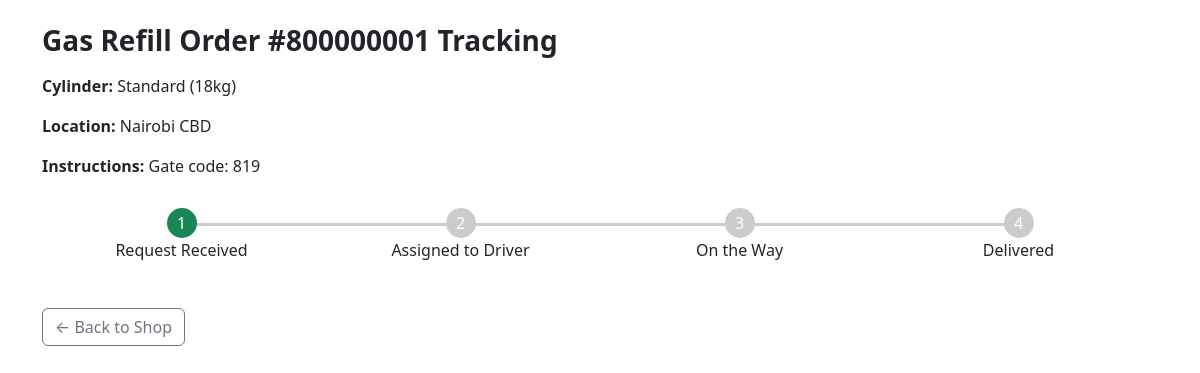
/gasrefill/tracking/800000001 (signed in), run on the app's committed database.
### tables this page shows
CREATE TABLE `GasRefillOrders` (
    `order_id` INTEGER PRIMARY KEY AUTOINCREMENT,
    `customer_id` INTEGER NOT NULL,
    `cylinder_type` TEXT NOT NULL,
    `size_kg` TEXT NOT NULL,
    `location` TEXT NOT NULL,
    `instructions` TEXT,
    `status` TEXT DEFAULT 'Pending',
    `order_timestamp` REAL NOT NULL,
    FOREIGN KEY(`customer_id`) REFERENCES `Users`(`user_id`)
);

### routes/gasrefill.py (the view)
@gasrefill_bp.route("/gasrefill/tracking/<int:order_id>")
@login_required
def order_tracking(order_id):
    conn = get_db_connection()
    cursor = conn.cursor()
    cursor.execute("""
        SELECT g.*, u.first_name, u.last_name
        FROM GasRefillOrders g
        JOIN Users u ON g.customer_id = u.user_id
        WHERE g.order_id = ?
    """, (order_id,))
    order = cursor.fetchone()
    conn.close()
    if not order or (order['customer_id'] != getattr(current_user, 'user_id', None)):
        flash("Order not found or access denied.", "danger")
        return redirect(url_for("gasrefill.gas_refill_form"))
    status_steps = {
        "Pending": 0,
        "Assigned": 1,
        "In Transit": 2,
        "Delivered": 3
    }
    current_step = status_steps.get(order['status'], 0)
    steps = [
        {"label": "Request Received", "active": current_step >= 0},
        {"label": "Assigned to Driver", "active": current_step >= 1},
        {"label": "On the Way", "active": current_step >= 2},
        {"label": "Delivered", "active": current_step >= 3}
    ]
    return render_template("gasrefill/order_tracking.html", order=order, steps=steps)

### app.py (called while the page is built, shortened)
@login_manager.user_loader
def load_user(user_id):
    conn = sqlite3.connect(shopfleetdb)
    conn.row_factory = sqlite3.Row
    cursor = conn.cursor()
    cursor.execute(
        "SELECT user_id, first_name, last_name, email, 'customer' as role FROM Users WHERE user_id = ?",
        (user_id,),
    )
    row = cursor.fetchone()
    if row:
        conn.close()
        return UserObject(row['user_id'], row['first_name'], row['last_name'], row['email'], row['role'])

### routes/gasrefill.py (called while the page is built)
def get_db_connection():
    conn = sqlite3.connect(DB_PATH)
    conn.row_factory = sqlite3.Row
    return conn

### templates/gasrefill/order_tracking.html (shortened to what this page needs)
<!DOCTYPE html>
<html lang="en">
<head>
  <link href="https://cdn.jsdelivr.net/npm/bootstrap@5.3.0/dist/css/bootstrap.min.css" rel="stylesheet"/>
  <link href="{{ url_for('static', filename='css/styles.css') }}" rel="stylesheet">
</head>
<body class="container mt-4">
  <h3 class="fw-bold mb-3">Gas Refill Order #{{ order['order_id'] }} Tracking</h3>
  <p><strong>Cylinder:</strong> {{ order['cylinder_type'] }} ({{ order['size_kg'] }})</p>
  <p><strong>Location:</strong> {{ order['location'] }}</p>
  {% if order['instructions'] %}<p><strong>Instructions:</strong> {{ order['instructions'] }}</p>{% endif %}
  <div class="steps">
    {% for step in steps %}
    <div class="step {% if step.active %}active{% endif %}">
      <div class="circle">{{ loop.index }}</div>
      <p>{{ step.label }}</p>
    </div>
    {% endfor %}
  </div>
  <a href="{{ url_for('shop.shop_home') }}" class="btn btn-outline-secondary">← Back to Shop</a>
</body>
</html>

### templates/gasrefill/order_tracking.html (style rules this page uses)
.step { text-align: center; position: relative; flex: 1; }
.step .circle { width: 30px; height: 30px; border-radius: 50%; margin: auto; background: #ccc; line-height: 30px; color: #fff; }
.step.active .circle { background: #198754; }
.step::after { content: ''; position: absolute; top: 15px; left: 50%; height: 3px; width: 100%; background: #ccc; z-index: -1; }
.step:last-child::after { display: none; }
.steps { display: flex; justify-content: space-between; margin: 30px 0; }

### data on the page
GasRefillOrders: order_id "800000001", cylinder_type "Standard", size_kg "18kg", location "Nairobi CBD", instructions "Gate code: 819"

### other printed values
{{ step.label }} "Request Received" "Assigned to Driver" "On the Way" "Delivered"
